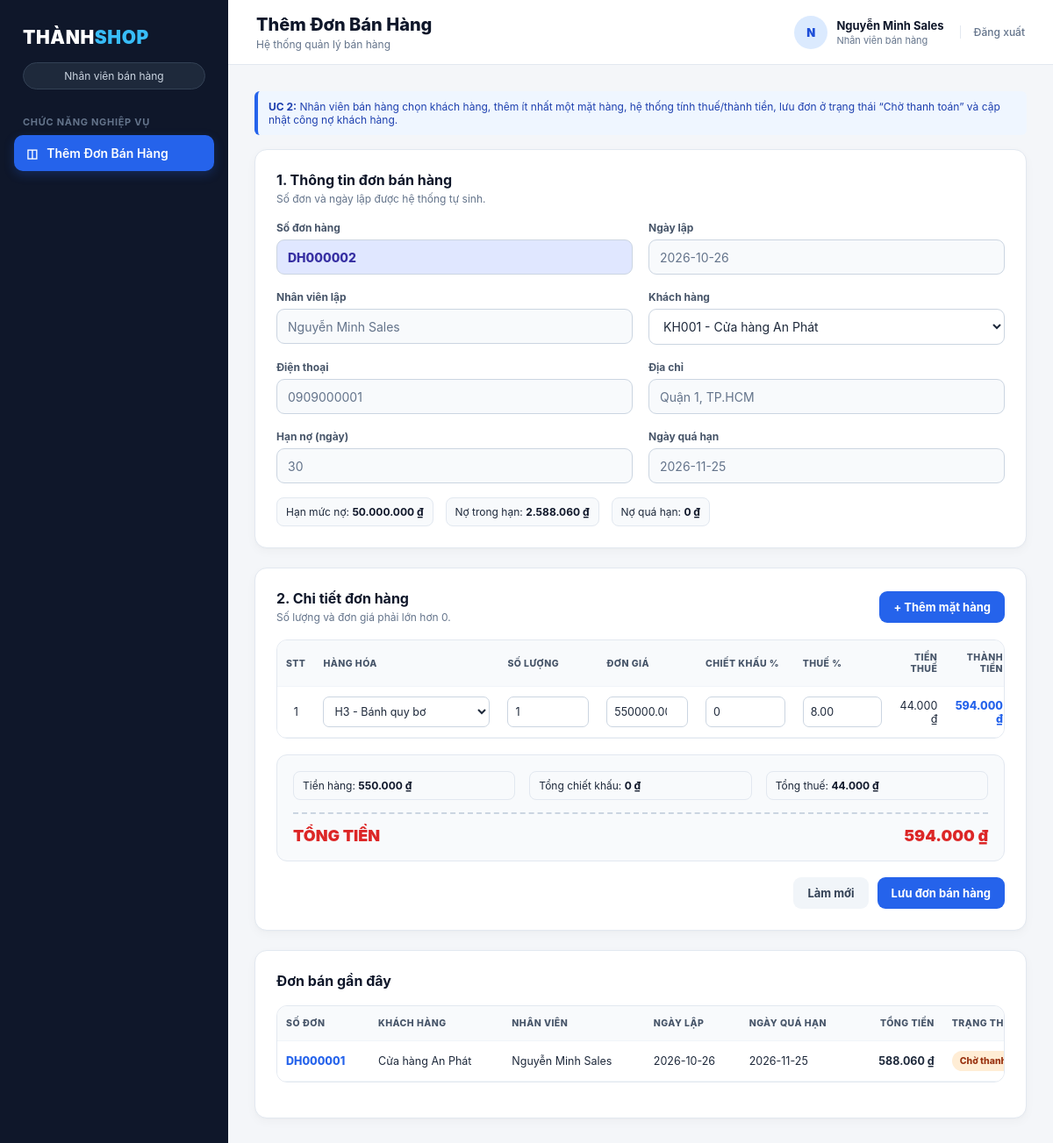
The app's page /index.php (signed in) with its own data.
### tables this page shows
CREATE TABLE `donbanhang` (
  `SoDonHang` varchar(20) NOT NULL,
  `MaKH` varchar(20) NOT NULL,
  `MaNhanVien` int(11) NOT NULL,
  `NgayLap` date NOT NULL,
  `NgayQuaHan` date NOT NULL,
  `TongTienHang` decimal(18,2) NOT NULL DEFAULT 0.00,
  `TongChietKhau` decimal(18,2) NOT NULL DEFAULT 0.00,
  `TongTienThue` decimal(18,2) NOT NULL DEFAULT 0.00,
  `TongTien` decimal(18,2) NOT NULL DEFAULT 0.00,
  `TrangThai` varchar(40) NOT NULL DEFAULT 'Chờ thanh toán'
);

CREATE TABLE `khachhang` (
  `MaKH` varchar(20) NOT NULL,
  `TenKH` varchar(150) NOT NULL,
  `DienThoai` varchar(20) DEFAULT NULL,
  `DiaChi` varchar(255) DEFAULT NULL,
  `HanNo` int(11) NOT NULL DEFAULT 30,
  `HanMucNo` decimal(18,2) NOT NULL DEFAULT 0.00,
  `NoTrongHan` decimal(18,2) NOT NULL DEFAULT 0.00,
  `NoQuaHan` decimal(18,2) NOT NULL DEFAULT 0.00,
  `TrangThai` enum('Hoạt động','Ngừng hoạt động') NOT NULL DEFAULT 'Hoạt động'
);

CREATE TABLE `taikhoan` (
  `MaTaiKhoan` int(11) NOT NULL,
  `TenDangNhap` varchar(60) NOT NULL,
  `MatKhau` varchar(64) NOT NULL,
  `HoTen` varchar(120) NOT NULL,
  `MaNhomQuyen` int(11) NOT NULL,
  `TrangThai` enum('Hoạt động','Khóa') NOT NULL DEFAULT 'Hoạt động'
);

### Model/mDonBan.php (called while the page is built, shortened)
<?php
class clsMDonBan {
    private function nextCodeWithConn($conn) {
        $rs = $conn->query("SELECT COALESCE(MAX(CAST(SUBSTRING(SoDonHang,3) AS UNSIGNED)),0)+1 n FROM DonBanHang WHERE SoDonHang REGEXP '^DH[0-9]+$'");
        return 'DH' . str_pad((string)((int)$rs->fetch_assoc()['n']), 6, '0', STR_PAD_LEFT);
    }
    function nextCode() { $p=new clsKetnoi(); $c=$p->moketnoi(); $x=$this->nextCodeWithConn($c); $p->dongketnoi($c); return $x; }
    function getKhachHang() {
        $p=new clsKetnoi(); $c=$p->moketnoi();
        $rows=$c->query("SELECT * FROM KhachHang WHERE TrangThai='Hoạt động' ORDER BY TenKH")->fetch_all(MYSQLI_ASSOC);
        $p->dongketnoi($c); return $rows;
    }
    function getDonGanDay() {
        $p=new clsKetnoi(); $c=$p->moketnoi();
        $rows=$c->query("SELECT d.SoDonHang,d.NgayLap,d.NgayQuaHan,k.TenKH,t.HoTen NhanVien,d.TongTien,d.TrangThai
                         FROM DonBanHang d JOIN KhachHang k ON k.MaKH=d.MaKH JOIN TaiKhoan t ON t.MaTaiKhoan=d.MaNhanVien
                         ORDER BY d.NgayLap DESC,d.SoDonHang DESC LIMIT 12")->fetch_all(MYSQLI_ASSOC);
        $p->dongketnoi($c); return $rows;
    }
}

### Controller/cDonBan.php (called while the page is built, shortened)
<?php
include_once __DIR__ . '/../Model/mDonBan.php';
class clsCDonBan {
    function layKhachHang() { return (new clsMDonBan())->getKhachHang(); }
    function layDonGanDay() { return (new clsMDonBan())->getDonGanDay(); }
    function taoMaDonPreview() { return (new clsMDonBan())->nextCode(); }
}

### View/donBan.php (the view, shortened to what this page needs)
<?php
include_once __DIR__ . '/../Controller/cDonBan.php';
$c = new clsCDonBan();
$customers=$c->layKhachHang();$products=$c->layHangHoa();$recent=$c->layDonGanDay();$preview=$c->taoMaDonPreview();
$selected=$_POST['MaKH']??($customers[0]['MaKH']??'');
?>
<div class="hint"><b>UC 2:</b> Nhân viên bán hàng chọn khách hàng, thêm ít nhất một mặt hàng, hệ thống tính thuế/thành tiền, lưu đơn ở trạng thái “Chờ thanh toán” và cập nhật công nợ khách hàng.</div>
<form method="post" id="frmDonBan">
<div class="card">
 <div class="section-head"><div><h2>1. Thông tin đơn bán hàng</h2><p>Số đơn và ngày lập được hệ thống tự sinh.</p></div></div>
 <div class="form-grid">
   <div class="field"><label>Số đơn hàng</label><input class="code-input" name="SoDonHang" value="<?=e($_POST['SoDonHang']??$preview)?>" readonly></div>
   <div class="field"><label>Ngày lập</label><input value="<?=e(date('Y-m-d'))?>" readonly></div>
   <div class="field"><label>Nhân viên lập</label><input value="<?=e($_SESSION['full_name'])?>" readonly></div>
   <div class="field"><label>Khách hàng</label><select name="MaKH" id="dbCustomer" required><?php foreach($customers as $kh):?><option value="<?=e($kh['MaKH'])?>" <?=$selected===$kh['MaKH']?'selected':''?>><?=e($kh['MaKH'].' - '.$kh['TenKH'])?></option><?php endforeach;?></select></div>
   <div class="field"><label>Điện thoại</label><input id="dbPhone" readonly></div>
   <div class="field"><label>Địa chỉ</label><input id="dbAddress" readonly></div>
   <div class="field"><label>Hạn nợ (ngày)</label><input id="dbDebtDays" readonly></div>
   <div class="field"><label>Ngày quá hạn</label><input id="dbDueDate" readonly></div>
 </div>
 <div class="inline-info" style="margin-top:16px">
   <div class="info-pill">Hạn mức nợ: <b id="dbLimit">0 ₫</b></div>
   <div class="info-pill">Nợ trong hạn: <b id="dbCurrent">0 ₫</b></div>
   <div class="info-pill">Nợ quá hạn: <b id="dbOverdue">0 ₫</b></div>
 </div>
</div>
<div class="card">
 <div class="section-head"><div><h2>2. Chi tiết đơn hàng</h2><p>Số lượng và đơn giá phải lớn hơn 0.</p></div><button type="button" class="btn btn-primary" id="dbAdd">+ Thêm mặt hàng</button></div>
 <div class="table-wrap"><table><thead><tr><th>STT</th><th>Hàng hóa</th><th>Số lượng</th><th>Đơn giá</th><th>Chiết khấu %</th><th>Thuế %</th><th class="text-right">Tiền thuế</th><th class="text-right">Thành tiền</th><th></th></tr></thead><tbody id="dbBody"></tbody></table></div>
 <div class="finance-box">
   <div class="form-grid-3"><div class="info-pill">Tiền hàng: <b id="dbGoods">0 ₫</b></div><div class="info-pill">Tổng chiết khấu: <b id="dbDiscount">0 ₫</b></div><div class="info-pill">Tổng thuế: <b id="dbTax">0 ₫</b></div></div>
   <div class="finance-total"><span>TỔNG TIỀN</span><span id="dbTotal">0 ₫</span></div>
 </div>
 <div class="actions"><button type="reset" class="btn btn-light">Làm mới</button><button class="btn btn-primary">Lưu đơn bán hàng</button></div>
</div>
</form>
<div class="card"><div class="section-head"><div><h2>Đơn bán gần đây</h2></div></div><div class="table-wrap"><table><thead><tr><th>Số đơn</th><th>Khách hàng</th><th>Nhân viên</th><th>Ngày lập</th><th>Ngày quá hạn</th><th class="text-right">Tổng tiền</th><th>Trạng thái</th></tr></thead><tbody>
<?php foreach($recent as $r):?><tr><td class="text-blue"><?=e($r['SoDonHang'])?></td><td><?=e($r['TenKH'])?></td><td><?=e($r['NhanVien'])?></td><td><?=e($r['NgayLap'])?></td><td><?=e($r['NgayQuaHan'])?></td><td class="text-right"><b><?=money($r['TongTien'])?></b></td><td><span class="badge badge-orange"><?=e($r['TrangThai'])?></span></td></tr><?php endforeach;?>
</tbody></table></div></div>

### index.php (shortened to what this page needs)
<?php
function e($value) { return htmlspecialchars((string)$value, ENT_QUOTES, 'UTF-8'); }
function money($value) { return number_format((float)$value, 0, ',', '.') . ' ₫'; }
$routes = [
    'phieunhap' => [
        'title' => 'Lập Phiếu Nhập Kho',
        'file' => 'phieuNhap.php',
        'roles' => ['ADMIN','THUKHO'],
        'icon' => '▣'
    ],
    'donban' => [
        'title' => 'Thêm Đơn Bán Hàng',
        'file' => 'donBan.php',
        'roles' => ['ADMIN','NHANVIEN'],
        'icon' => '◫'
    ],
    'danhmuc' => [
        'title' => 'Danh Mục Hàng Hóa',
        'file' => 'danhMuc.php',
        'roles' => ['ADMIN','KETOAN'],
        'icon' => '▤'
    ],
    'dieuchuyen' => [
        'title' => 'Lập Phiếu Điều Chuyển',
        'file' => 'dieuChuyen.php',
        'roles' => ['ADMIN','THUKHO'],
        'icon' => '⇄'
    ],
    'donnhap' => [
        'title' => 'Lập Đơn Đặt Nhập Hàng',
        'file' => 'donNhap.php',
        'roles' => ['ADMIN','CHUNPP'],
        'icon' => '▥'
    ],
    'phanquyen' => [
        'title' => 'Phân Quyền Người Dùng',
        'file' => 'phanQuyen.php',
        'roles' => ['ADMIN'],
        'icon' => '⚙'
    ],
];
function defaultPageForRole($role) {
    return match ($role) {
        'THUKHO' => 'phieunhap',
        'NHANVIEN' => 'donban',
        'KETOAN' => 'danhmuc',
        'CHUNPP' => 'donnhap',
        default => 'phanquyen',
    };
}
$page = $_GET['page'] ?? defaultPageForRole($_SESSION['role_code']);
$route = $routes[$page];
$authorized = in_array($_SESSION['role_code'], $route['roles'], true);
if ($authorized) {
    include __DIR__ . '/View/' . $route['file'];
} else {
    include __DIR__ . '/View/forbidden.php';
}
$content = ob_get_clean();
?>
<!DOCTYPE html>
<html lang="vi">
<head>
    <link rel="stylesheet" href="assets/css/style.css">
</head>
<body>
<div class="app">
    <aside class="sidebar">
        <div class="brand">THÀNH<span>SHOP</span></div>
        <div class="role-chip">
            <?= e($_SESSION['role_name']) ?>
        </div>
        <div class="menu-title">
            Chức năng nghiệp vụ
        </div>
        <nav class="nav">
            <?php foreach ($routes as $key => $item): ?>
                <?php if (in_array($_SESSION['role_code'], $item['roles'], true)): ?>
                    <a class="nav-link <?= $page === $key ? 'active' : '' ?>" href="?page=<?= e($key) ?>">
                        <span><?= e($item['icon']) ?></span>
                        <?= e($item['title']) ?>
                    </a>
                <?php endif; ?>
            <?php endforeach; ?>
        </nav>
    </aside>
    <main class="main">
        <header class="topbar">
            <div>
                <div class="page-title">
                    <?= e($route['title']) ?>
                </div>
                <div class="page-subtitle">
                    Hệ thống quản lý bán hàng
                </div>
            </div>
            <div class="user-box">
                <div class="avatar">
                    <?= e(mb_strtoupper(mb_substr($_SESSION['full_name'], 0, 1))) ?>
                </div>
                <div class="user-info">
                    <b><?= e($_SESSION['full_name']) ?></b>
                    <small><?= e($_SESSION['role_name']) ?></small>
                </div>
                <a href="?page=logout" class="top-logout">
                    Đăng xuất
                </a>
            </div>
        </header>
        <section class="content">
            <?= $content ?>
        </section>
    </main>
</div>
</body>
</html>

### records on screen
donbanhang: SoDonHang "DH000001", MaKH.TenKH "Cửa hàng An Phát", MaNhanVien.HoTen "Nguyễn Minh Sales", NgayLap "2026-10-26", NgayQuaHan "2026-11-25", TongTien "588.060 ₫", TrangThai "Chờ…"

### other values on screen
$_SESSION['role_name'] "Nhân viên bán hàng"
$item['icon'] "◫"
$item['title'] "Thêm Đơn Bán Hàng"
$route['title'] "Thêm Đơn Bán Hàng"
mb_strtoupper(mb_substr($_SESSION['full_name'], 0, 1)) "N"
$_SESSION['full_name'] "Nguyễn Minh Sales"
form field MaKH "KH001 - Cửa hàng An Phát"
